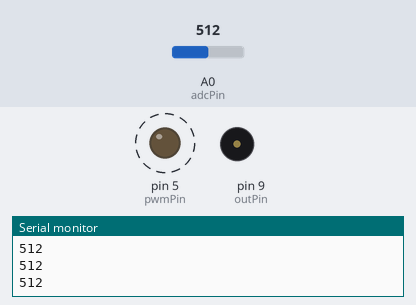
The sketch below on a simulated Arduino Uno, built with avr-gcc and run on an emulated ATmega328P. On the bench: output pins drawn as LEDs (lit = HIGH), buzzer (waves = sounding), the last lines printed to the serial monitor. Dashed ring = blinking. Inputs (shaded band) come from the test bench; at power-on: A0 (adcPin) = 512.

Above: at 1.2 s.
1.3 s: A0 (adcPin) set to 716
4.3 s: A0 (adcPin) set to 900
7.3 s: A0 (adcPin) set to 122
10.3 s: A0 (adcPin) set to 0
At 10.71 s:
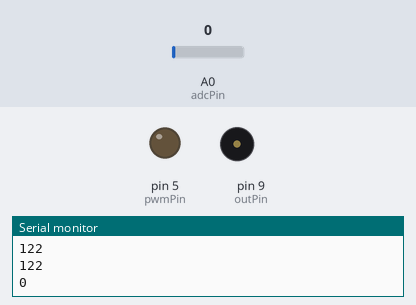
Timing chart, 0 to 14.3 s (numbered marks = the images above; inputs shaded):
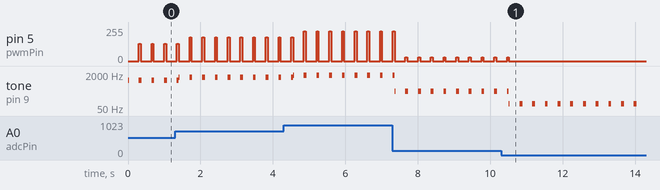

The sketch:

speaker01.ino
```cpp
//connect ldr to A0 and speaker to atmega168 pin 15

byte pwmPin= 5;        //mega168 pin: 11
byte adcPin= A0;       //mega168 pin: 23
int outPin= 9;         //speaker output pwm9 (atmega168 pin 15)

void setup() {
  Serial.begin(9600);
  pinMode(pwmPin, OUTPUT);    //optional led / uln2803 (atmega168 pin 11)
}

void loop() {
  int val= analogRead(adcPin);  //read a value from the analog sensor (0-1023)
  Serial.println(val);
  int freq= map(val, 0, 1023, 80, 2000);  //try different values here

  //--play around with values below - copy and paste more
  analogWrite(pwmPin, val/4);  //start led in sync with tone
  tone(outPin, freq, 10);
  analogWrite(pwmPin, 0);  //stop led in sync with pause
  delay(100);
  analogWrite(pwmPin, val/4);  //start led in sync with tone
  tone(outPin, freq, 5);
  analogWrite(pwmPin, 0);  //stop led in sync with pause
  delay(200);
  analogWrite(pwmPin, val/4);  //start led in sync with tone
  tone(outPin, freq, 50);
  delay(50);
  analogWrite(pwmPin, 0);  //stop led in sync with pause
}
```

Measured:
- after the input at 10.3 s, pin 5 (pwmPin): goes on until 10.5 s, then stays 0/255
- by itself, pin 5 (pwmPin): repeats every 0.35 s: 0/255 0.30 s, 30/255 0.05 s
- by itself, tone on pin 9 (outPin): plays 308 Hz for 0.05 s, 80 Hz for 0.01 s, 80 Hz for 0.06 s, 80 Hz for 0.06 s, 80 Hz for 0.06 s, 80 Hz for 0.06 s … (12 notes in this stretch)
